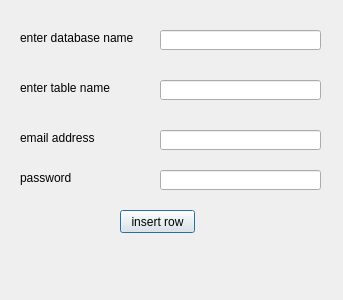
<?xml version="1.0" encoding="UTF-8"?>
<ui version="4.0">
 <class>Dialog</class>
 <widget class="QDialog" name="Dialog">
  <property name="geometry">
   <rect>
    <x>0</x>
    <y>0</y>
    <width>343</width>
    <height>300</height>
   </rect>
  </property>
  <property name="windowTitle">
   <string>Dialog</string>
  </property>
  <widget class="QLabel" name="label">
   <property name="geometry">
    <rect>
     <x>20</x>
     <y>30</y>
     <width>121</width>
     <height>16</height>
    </rect>
   </property>
   <property name="text">
    <string>enter database name</string>
   </property>
  </widget>
  <widget class="QLabel" name="label_2">
   <property name="geometry">
    <rect>
     <x>20</x>
     <y>80</y>
     <width>111</width>
     <height>16</height>
    </rect>
   </property>
   <property name="text">
    <string>enter table name</string>
   </property>
  </widget>
  <widget class="QLabel" name="label_3">
   <property name="geometry">
    <rect>
     <x>20</x>
     <y>130</y>
     <width>111</width>
     <height>16</height>
    </rect>
   </property>
   <property name="text">
    <string>email address</string>
   </property>
  </widget>
  <widget class="QLabel" name="label_4">
   <property name="geometry">
    <rect>
     <x>20</x>
     <y>170</y>
     <width>121</width>
     <height>16</height>
    </rect>
   </property>
   <property name="text">
    <string>password</string>
   </property>
  </widget>
  <widget class="QLineEdit" name="datanm">
   <property name="geometry">
    <rect>
     <x>160</x>
     <y>30</y>
     <width>161</width>
     <height>20</height>
    </rect>
   </property>
  </widget>
  <widget class="QLineEdit" name="tablenm">
   <property name="geometry">
    <rect>
     <x>160</x>
     <y>80</y>
     <width>161</width>
     <height>20</height>
    </rect>
   </property>
  </widget>
  <widget class="QLineEdit" name="email">
   <property name="geometry">
    <rect>
     <x>160</x>
     <y>130</y>
     <width>161</width>
     <height>20</height>
    </rect>
   </property>
  </widget>
  <widget class="QLineEdit" name="password">
   <property name="geometry">
    <rect>
     <x>160</x>
     <y>170</y>
     <width>161</width>
     <height>20</height>
    </rect>
   </property>
   <property name="echoMode">
    <enum>QLineEdit::Password</enum>
   </property>
  </widget>
  <widget class="QPushButton" name="pushButton">
   <property name="geometry">
    <rect>
     <x>120</x>
     <y>210</y>
     <width>75</width>
     <height>23</height>
    </rect>
   </property>
   <property name="text">
    <string>insert row</string>
   </property>
  </widget>
  <widget class="QLabel" name="message">
   <property name="geometry">
    <rect>
     <x>20</x>
     <y>260</y>
     <width>311</width>
     <height>16</height>
    </rect>
   </property>
   <property name="text">
    <string/>
   </property>
  </widget>
 </widget>
 <resources/>
 <connections/>
</ui>
